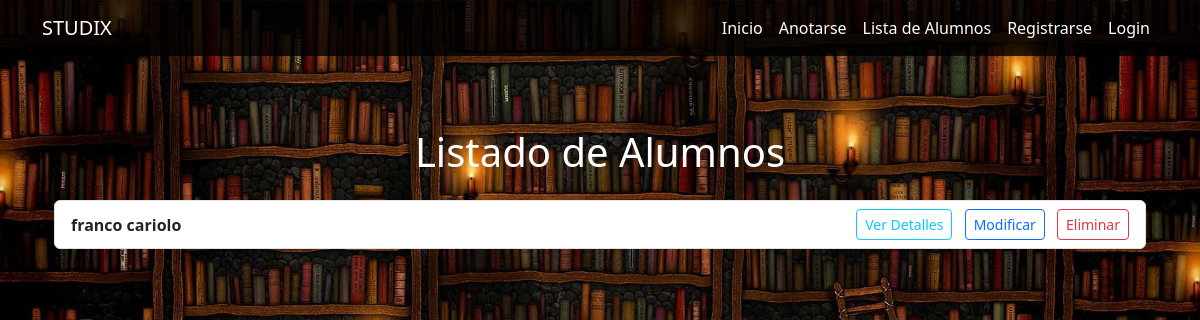
The app's page /alumnos/, older data.
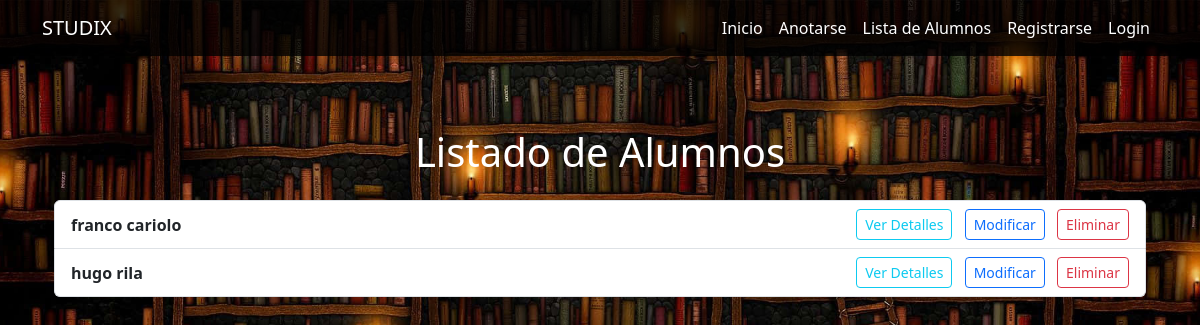
The same page, newer data.
### home/models.py (models this page shows)
class Alumno(models.Model):
    CURSO_CHOICES = [
        ('Python', 'Python'),
        ('Django', 'Django'),
        ('JavaScript', 'JavaScript'),
    ]
    nombre = models.CharField(max_length=100)
    apellido = models.CharField(max_length=100)
    email = models.EmailField()
    curso = models.CharField(max_length=20, choices=CURSO_CHOICES)
    fecha_anotado = models.DateField(null= True) #habilita nulls
    def __str__(self):
        return f"{self.nombre} {self.apellido}"

### home/views.py (the view)
# urls.py: path("alumnos/", lista_de_alumnos, name="lista_de_alumnos"),
def lista_de_alumnos(request):
    alumnos = Alumno.objects.all()
    return render(request, "home/lista_de_alumnos.html", {"alumnos": alumnos})

### home/templates/home/lista_de_alumnos.html
{%extends 'home/base.html'%}
{% block content %}
<main class="container my-5">
    <h1 class="text-center mb-4">Listado de Alumnos</h1>
    {% if alumnos %}
    <ul class="list-group">
        {% for alumno in alumnos %}
        <li class="list-group-item d-flex justify-content-between align-items-center flex-wrap">
            <span class="fw-bold">{{ alumno }}</span>
            <div class="mt-2 mt-md-0">
                <a href="{% url 'detalles' alumno.id %}" class="btn btn-sm btn-outline-info me-2">Ver Detalles</a>
                <a href="{% url 'modificar' alumno.id %}" class="btn btn-sm btn-outline-primary me-2">Modificar</a>
                <a href="{% url 'eliminar' alumno.id %}" class="btn btn-sm btn-outline-danger">Eliminar</a>
            </div>
        </li>
        {% endfor %}
    </ul>
    {% else %}
    <div class="alert alert-warning text-center" role="alert">
        No hay alumnos registrados actualmente.
    </div>
    {% endif %}
</main>
{%endblock %}

### home/templates/home/base.html (shortened to what this page needs)
{% load static %}
<!DOCTYPE html>
<html lang="es">
<head>
    <link href="https://cdn.jsdelivr.net/npm/bootstrap@5.3.3/dist/css/bootstrap.min.css" rel="stylesheet">
</head>
<body>
    <nav class="navbar navbar-expand-lg navbar-dark">
        <div class="container">
            <a class="navbar-brand" href="{% url 'inicio' %}">STUDIX</a>
            <div class="collapse navbar-collapse" id="navbarNav">
                <ul class="navbar-nav ms-auto">
                    <li class="nav-item">
                        <a class="nav-link" href="{% url 'inicio' %}">Inicio</a>
                    </li>
                    <li class="nav-item">
                        <a class="nav-link" href="{% url 'anotarse' %}">Anotarse</a>
                    </li>
                    <li class="nav-item">
                        <a class="nav-link" href="{% url 'lista_de_alumnos' %}">Lista de Alumnos</a>
                    </li>
                    {% if request.user.is_authenticated %}
                    <li class="nav-item">
                        <form action="{% url 'editar_perfil' %}" method="GET" class="d-inline">
                            <button type="submit" class="nav-link btn btn-link p-0 m-0 d-flex align-items-center" style="color: white; text-decoration: none;">
                                {% if request.user.infoextra.avatar %}
                                    <img src="{{ request.user.infoextra.avatar.url }}" alt="Avatar" height="40" width="40" class="rounded-circle me-2" style="object-fit: cover;">
                                {% endif %}
                                <span>{{ request.user.username }}</span>
                            </button>
                        </form>
                    </li>
                    <li class="nav-item">
                        <form action="{% url 'logout' %}" method="POST" class="d-inline">
                            {% csrf_token %}
                            <button type="submit" class="btn btn-link nav-link">Logout</button>
                        </form>
                    </li>
                    {% else %}
                    <li class="nav-item">
                        <a class="nav-link" href="{% url 'registro' %}">Registrarse</a>
                    </li>
                    <li class="nav-item">
                        <a class="nav-link" href="{% url 'login' %}">Login</a>
                    </li>
                    {% endif %}
                </ul>
            </div>
        </div>
    </nav>
    <div class="container py-4">
        {% block content %}
        {% endblock %}
    </div>
</body>
</html>

Row changes from the older to the newer data that the page shows:
added Alumno: nombre+apellido "hugo rila"
